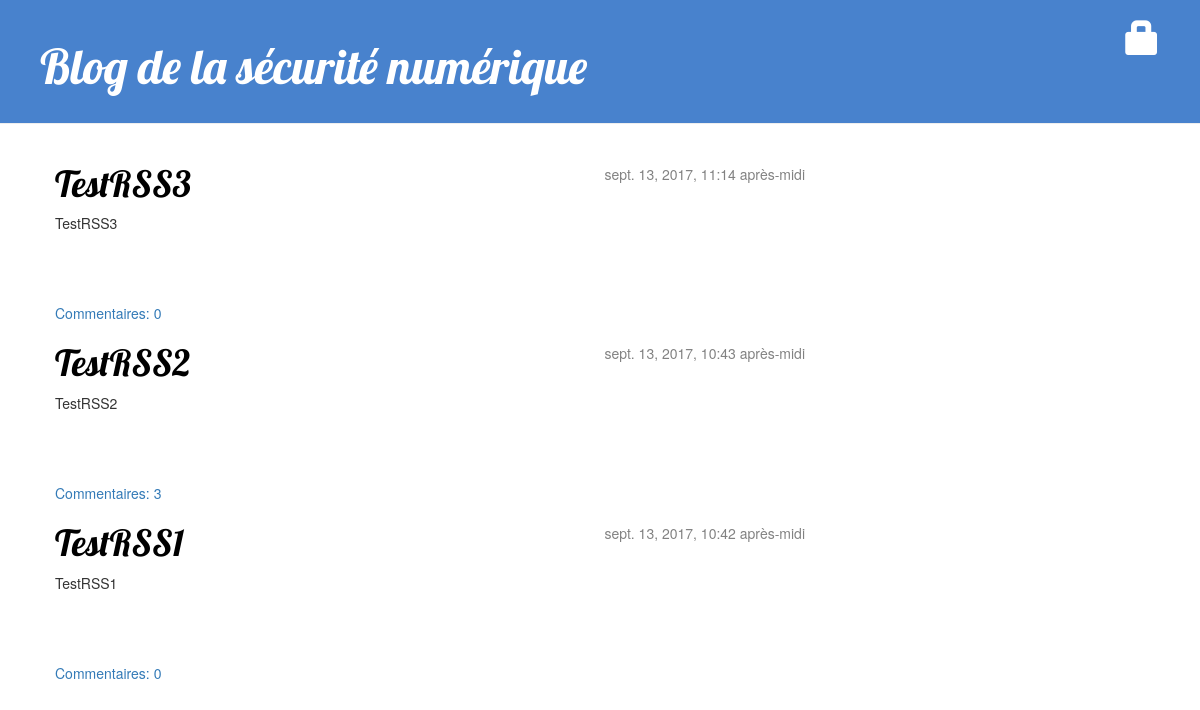
The page / on the database its author committed.
### blog/models.py (models this page shows, shortened)
class Post(models.Model):
    author = models.ForeignKey('auth.User')
    title = models.CharField(max_length=200)
    text = models.TextField()
    created_date = models.DateTimeField(default=timezone.now)
    published_date = models.DateTimeField(blank=True, null=True)
    def approved_comments(self):
        return self.comments.filter(approved_comment=True)

### blog/views.py (the view)
# urls.py: url(r'^$', views.post_list, name='post_list'),
def post_list(request):
    posts = Post.objects.filter(published_date__lte=timezone.now()).order_by('-published_date')
    return render(request, 'blog/post_list.html', {'posts': posts})

### blog/templates/blog/post_list.html
{% extends 'blog/base.html' %}
{% block content %}
{% for post in posts %}
<div class="post">
    <div class="date">
        {{ post.published_date }}
    </div>
    <h1><a href="{% url 'post_detail' pk=post.pk %}">{{ post.title }}</a></h1>
    <p>{{ post.text|linebreaksbr }}</p>
</div>
<a href="{% url 'post_detail' pk=post.pk %}">Commentaires: {{ post.approved_comments.count }}</a>
{% endfor %}
{% endblock content %}

### blog/static/css/blog.css (style rules this page uses)
h1, h2, h3, h4 { font-family: 'Lobster', cursive; }
.date { float: right; color: #828282; }
.post { margin-bottom: 70px; }
.post h1 a, .post h1 a:visited { color: #000000; }

### rows shown on the page
Post: published_date "sept. 13, 2017, 11:14 après-midi", title "TestRSS3", text "TestRSS3", approved_comments.count "0"
Post: published_date "sept. 13, 2017, 10:43 après-midi", title "TestRSS2", text "TestRSS2", approved_comments.count "3"
Post: published_date "sept. 13, 2017, 10:42 après-midi", title "TestRSS1", text "TestRSS1", approved_comments.count "0"
